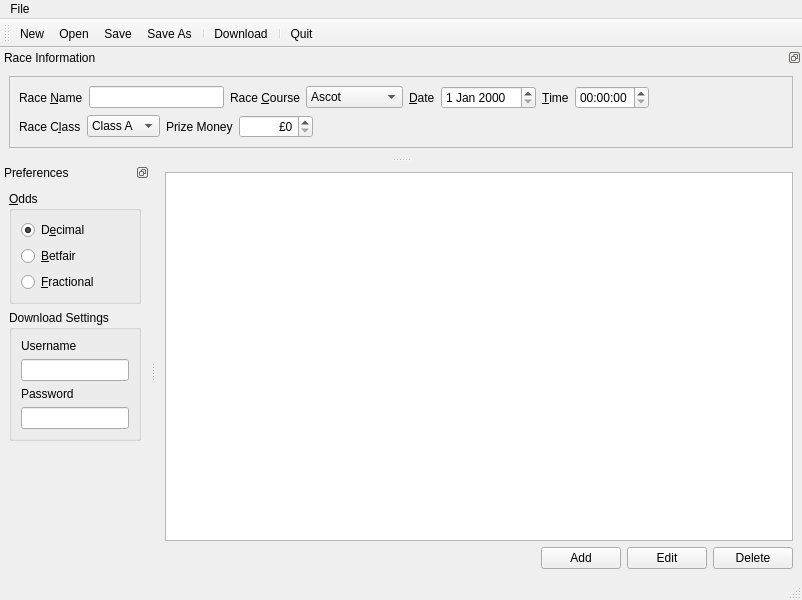
<?xml version="1.0" encoding="UTF-8"?>
<ui version="4.0">
 <class>Betty_MainWindow</class>
 <widget class="QMainWindow" name="Betty_MainWindow">
  <property name="geometry">
   <rect>
    <x>0</x>
    <y>0</y>
    <width>802</width>
    <height>600</height>
   </rect>
  </property>
  <property name="windowTitle">
   <string>Betty</string>
  </property>
  <widget class="QWidget" name="centralwidget">
   <layout class="QVBoxLayout" name="verticalLayout_4">
    <item>
     <widget class="QTableWidget" name="raceTable">
      <property name="acceptDrops">
       <bool>false</bool>
      </property>
      <property name="autoFillBackground">
       <bool>true</bool>
      </property>
      <property name="editTriggers">
       <set>QAbstractItemView::DoubleClicked|QAbstractItemView::EditKeyPressed</set>
      </property>
      <property name="dragDropMode">
       <enum>QAbstractItemView::NoDragDrop</enum>
      </property>
      <property name="alternatingRowColors">
       <bool>true</bool>
      </property>
      <property name="selectionMode">
       <enum>QAbstractItemView::SingleSelection</enum>
      </property>
      <property name="selectionBehavior">
       <enum>QAbstractItemView::SelectRows</enum>
      </property>
      <property name="showGrid">
       <bool>false</bool>
      </property>
      <property name="gridStyle">
       <enum>Qt::NoPen</enum>
      </property>
     </widget>
    </item>
    <item>
     <layout class="QHBoxLayout" name="horizontalLayout_4">
      <item>
       <spacer name="horizontalSpacer_3">
        <property name="orientation">
         <enum>Qt::Horizontal</enum>
        </property>
        <property name="sizeHint" stdset="0">
         <size>
          <width>40</width>
          <height>20</height>
         </size>
        </property>
       </spacer>
      </item>
      <item>
       <widget class="QPushButton" name="addButton">
        <property name="text">
         <string>Add</string>
        </property>
       </widget>
      </item>
      <item>
       <widget class="QPushButton" name="editButton">
        <property name="text">
         <string>Edit</string>
        </property>
       </widget>
      </item>
      <item>
       <widget class="QPushButton" name="deleteButton">
        <property name="text">
         <string>Delete</string>
        </property>
       </widget>
      </item>
     </layout>
    </item>
   </layout>
  </widget>
  <widget class="QMenuBar" name="menubar">
   <property name="geometry">
    <rect>
     <x>0</x>
     <y>0</y>
     <width>802</width>
     <height>21</height>
    </rect>
   </property>
   <widget class="QMenu" name="menuFile">
    <property name="title">
     <string>File</string>
    </property>
    <addaction name="actionNew"/>
    <addaction name="actionOpen"/>
    <addaction name="separator"/>
    <addaction name="actionSave"/>
    <addaction name="actionSave_As"/>
    <addaction name="separator"/>
    <addaction name="actionDownload"/>
    <addaction name="separator"/>
    <addaction name="actionRecent_Files"/>
    <addaction name="separator"/>
    <addaction name="actionQuit"/>
   </widget>
   <addaction name="menuFile"/>
  </widget>
  <widget class="QStatusBar" name="statusbar"/>
  <widget class="QToolBar" name="toolBar">
   <property name="windowTitle">
    <string>toolBar</string>
   </property>
   <attribute name="toolBarArea">
    <enum>TopToolBarArea</enum>
   </attribute>
   <attribute name="toolBarBreak">
    <bool>false</bool>
   </attribute>
   <addaction name="actionNew"/>
   <addaction name="actionOpen"/>
   <addaction name="actionSave"/>
   <addaction name="actionSave_As"/>
   <addaction name="separator"/>
   <addaction name="actionDownload"/>
   <addaction name="separator"/>
   <addaction name="actionQuit"/>
  </widget>
  <widget class="QDockWidget" name="raceDockWidget">
   <property name="features">
    <set>QDockWidget::DockWidgetFloatable|QDockWidget::DockWidgetMovable</set>
   </property>
   <property name="allowedAreas">
    <set>Qt::BottomDockWidgetArea|Qt::TopDockWidgetArea</set>
   </property>
   <property name="windowTitle">
    <string>Race Information</string>
   </property>
   <attribute name="dockWidgetArea">
    <number>4</number>
   </attribute>
   <widget class="QWidget" name="dockWidgetContents">
    <layout class="QVBoxLayout" name="verticalLayout_5">
     <item>
      <widget class="QFrame" name="frame">
       <property name="frameShape">
        <enum>QFrame::StyledPanel</enum>
       </property>
       <property name="frameShadow">
        <enum>QFrame::Sunken</enum>
       </property>
       <layout class="QVBoxLayout" name="verticalLayout">
        <item>
         <layout class="QHBoxLayout" name="horizontalLayout">
          <item>
           <widget class="QLabel" name="label">
            <property name="text">
             <string>Race &amp;Name</string>
            </property>
            <property name="buddy">
             <cstring>lineEdit</cstring>
            </property>
           </widget>
          </item>
          <item>
           <widget class="QLineEdit" name="lineEdit"/>
          </item>
          <item>
           <widget class="QLabel" name="label_2">
            <property name="text">
             <string>Race &amp;Course</string>
            </property>
            <property name="buddy">
             <cstring>comboBox</cstring>
            </property>
           </widget>
          </item>
          <item>
           <widget class="QComboBox" name="comboBox">
            <item>
             <property name="text">
              <string>Ascot</string>
             </property>
            </item>
            <item>
             <property name="text">
              <string>Aintree</string>
             </property>
            </item>
            <item>
             <property name="text">
              <string>Cheltenham</string>
             </property>
            </item>
            <item>
             <property name="text">
              <string>Kempton</string>
             </property>
            </item>
            <item>
             <property name="text">
              <string>Newmarket</string>
             </property>
            </item>
           </widget>
          </item>
          <item>
           <widget class="QLabel" name="label_3">
            <property name="text">
             <string>&amp;Date</string>
            </property>
            <property name="buddy">
             <cstring>dateEdit</cstring>
            </property>
           </widget>
          </item>
          <item>
           <widget class="QDateEdit" name="dateEdit"/>
          </item>
          <item>
           <widget class="QLabel" name="label_4">
            <property name="text">
             <string>&amp;Time</string>
            </property>
            <property name="buddy">
             <cstring>timeEdit</cstring>
            </property>
           </widget>
          </item>
          <item>
           <widget class="QTimeEdit" name="timeEdit"/>
          </item>
          <item>
           <spacer name="horizontalSpacer">
            <property name="orientation">
             <enum>Qt::Horizontal</enum>
            </property>
            <property name="sizeHint" stdset="0">
             <size>
              <width>40</width>
              <height>20</height>
             </size>
            </property>
           </spacer>
          </item>
         </layout>
        </item>
        <item>
         <layout class="QHBoxLayout" name="horizontalLayout_2">
          <item>
           <widget class="QLabel" name="label_5">
            <property name="text">
             <string>Race C&amp;lass</string>
            </property>
            <property name="buddy">
             <cstring>comboBox_2</cstring>
            </property>
           </widget>
          </item>
          <item>
           <widget class="QComboBox" name="comboBox_2">
            <item>
             <property name="text">
              <string>Class A</string>
             </property>
            </item>
            <item>
             <property name="text">
              <string>Class B</string>
             </property>
            </item>
            <item>
             <property name="text">
              <string>Class C</string>
             </property>
            </item>
            <item>
             <property name="text">
              <string>Class D</string>
             </property>
            </item>
           </widget>
          </item>
          <item>
           <widget class="QLabel" name="label_8">
            <property name="text">
             <string>Prize Money</string>
            </property>
            <property name="buddy">
             <cstring>spinBox</cstring>
            </property>
           </widget>
          </item>
          <item>
           <widget class="QSpinBox" name="spinBox">
            <property name="alignment">
             <set>Qt::AlignRight|Qt::AlignTrailing|Qt::AlignVCenter</set>
            </property>
            <property name="prefix">
             <string>£</string>
            </property>
            <property name="maximum">
             <number>10000000</number>
            </property>
            <property name="singleStep">
             <number>1000</number>
            </property>
           </widget>
          </item>
          <item>
           <spacer name="horizontalSpacer_2">
            <property name="orientation">
             <enum>Qt::Horizontal</enum>
            </property>
            <property name="sizeHint" stdset="0">
             <size>
              <width>40</width>
              <height>20</height>
             </size>
            </property>
           </spacer>
          </item>
         </layout>
        </item>
       </layout>
      </widget>
     </item>
    </layout>
   </widget>
  </widget>
  <widget class="QDockWidget" name="dockWidget">
   <property name="features">
    <set>QDockWidget::DockWidgetFloatable|QDockWidget::DockWidgetMovable</set>
   </property>
   <property name="allowedAreas">
    <set>Qt::LeftDockWidgetArea|Qt::RightDockWidgetArea</set>
   </property>
   <property name="windowTitle">
    <string>Preferences</string>
   </property>
   <attribute name="dockWidgetArea">
    <number>1</number>
   </attribute>
   <widget class="QWidget" name="dockWidgetContents_2">
    <layout class="QVBoxLayout" name="verticalLayout_3">
     <item>
      <widget class="QGroupBox" name="groupBox">
       <property name="title">
        <string>&amp;Odds</string>
       </property>
       <layout class="QVBoxLayout" name="verticalLayout_2">
        <item>
         <widget class="QRadioButton" name="radioButton">
          <property name="text">
           <string>D&amp;ecimal</string>
          </property>
          <property name="checked">
           <bool>true</bool>
          </property>
         </widget>
        </item>
        <item>
         <widget class="QRadioButton" name="radioButton_2">
          <property name="text">
           <string>&amp;Betfair</string>
          </property>
         </widget>
        </item>
        <item>
         <widget class="QRadioButton" name="radioButton_3">
          <property name="text">
           <string>&amp;Fractional</string>
          </property>
         </widget>
        </item>
       </layout>
      </widget>
     </item>
     <item>
      <widget class="QGroupBox" name="groupBox_2">
       <property name="title">
        <string>Download Settings</string>
       </property>
       <layout class="QGridLayout" name="gridLayout">
        <item row="0" column="0">
         <widget class="QLabel" name="label_6">
          <property name="text">
           <string>Username</string>
          </property>
          <property name="buddy">
           <cstring>lineEdit_2</cstring>
          </property>
         </widget>
        </item>
        <item row="1" column="0">
         <widget class="QLineEdit" name="lineEdit_2"/>
        </item>
        <item row="2" column="0">
         <widget class="QLabel" name="label_7">
          <property name="text">
           <string>Password</string>
          </property>
          <property name="buddy">
           <cstring>lineEdit_3</cstring>
          </property>
         </widget>
        </item>
        <item row="3" column="0">
         <widget class="QLineEdit" name="lineEdit_3"/>
        </item>
       </layout>
      </widget>
     </item>
     <item>
      <spacer name="verticalSpacer">
       <property name="orientation">
        <enum>Qt::Vertical</enum>
       </property>
       <property name="sizeHint" stdset="0">
        <size>
         <width>20</width>
         <height>141</height>
        </size>
       </property>
      </spacer>
     </item>
    </layout>
   </widget>
  </widget>
  <action name="actionNew">
   <property name="icon">
    <iconset resource="Betty.qrc">
     <normaloff>:/Icons/New</normaloff>:/Icons/New</iconset>
   </property>
   <property name="text">
    <string>New</string>
   </property>
   <property name="toolTip">
    <string>Create a new race</string>
   </property>
   <property name="statusTip">
    <string>Create a new race</string>
   </property>
   <property name="shortcut">
    <string>Ctrl+N</string>
   </property>
  </action>
  <action name="actionOpen">
   <property name="icon">
    <iconset resource="Betty.qrc">
     <normaloff>:/Icons/Open</normaloff>:/Icons/Open</iconset>
   </property>
   <property name="text">
    <string>Open</string>
   </property>
   <property name="toolTip">
    <string>Open a race file</string>
   </property>
   <property name="shortcut">
    <string>Ctrl+O</string>
   </property>
  </action>
  <action name="actionSave">
   <property name="icon">
    <iconset resource="Betty.qrc">
     <normaloff>:/Icons/Save</normaloff>:/Icons/Save</iconset>
   </property>
   <property name="text">
    <string>Save</string>
   </property>
   <property name="toolTip">
    <string>Save this race</string>
   </property>
   <property name="shortcut">
    <string>Ctrl+S</string>
   </property>
  </action>
  <action name="actionDownload">
   <property name="icon">
    <iconset resource="Betty.qrc">
     <normaloff>:/Icons/Web</normaloff>:/Icons/Web</iconset>
   </property>
   <property name="text">
    <string>Download</string>
   </property>
   <property name="toolTip">
    <string>Download race information</string>
   </property>
   <property name="shortcut">
    <string>Ctrl+W</string>
   </property>
  </action>
  <action name="actionQuit">
   <property name="checkable">
    <bool>false</bool>
   </property>
   <property name="icon">
    <iconset resource="Betty.qrc">
     <normaloff>:/Icons/Quit</normaloff>:/Icons/Quit</iconset>
   </property>
   <property name="text">
    <string>Quit</string>
   </property>
   <property name="toolTip">
    <string>Quit Betty</string>
   </property>
  </action>
  <action name="actionRecent_Files">
   <property name="text">
    <string>Recent Files</string>
   </property>
  </action>
  <action name="actionSave_As">
   <property name="icon">
    <iconset resource="Betty.qrc">
     <normaloff>:/Icons/Save As</normaloff>:/Icons/Save As</iconset>
   </property>
   <property name="text">
    <string>Save As</string>
   </property>
   <property name="toolTip">
    <string>Save this race in a new file</string>
   </property>
   <property name="shortcut">
    <string>Ctrl+Shift+S</string>
   </property>
  </action>
 </widget>
 <resources>
  <include location="Betty.qrc"/>
 </resources>
 <connections/>
</ui>
